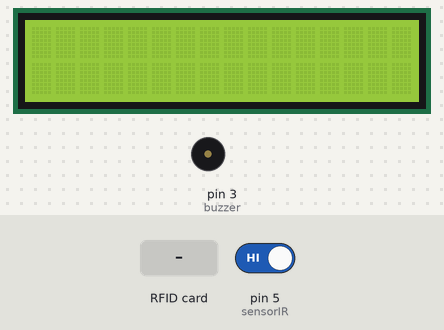
Bench run of a sketch on a simulated Arduino Uno, built with avr-gcc and run on an emulated ATmega328P. On the bench: 16×2 character LCD, buzzer (waves = sounding, pin HIGH). Inputs (shaded band) come from the test bench; at power-on: pin 5 (sensorIR) HIGH. Pins used as bus, display or sensor lines are not drawn; what the sketch prints to the serial monitor is not drawn.

Above: at 1.4 s.
1.5 s: RFID card 5E 7A 19 C4 held to the reader
At 1.9 s:
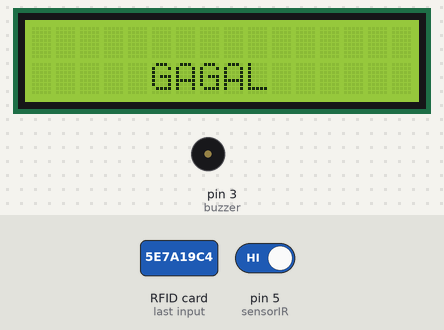
At 3.8 s:
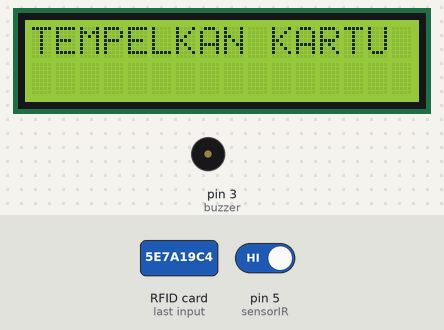
Timing chart, 0 to 5.3 s (numbered marks = the images above; inputs shaded):
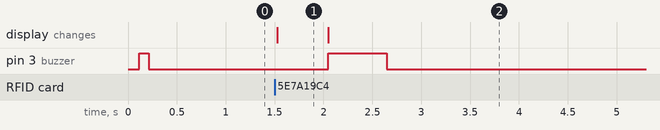

The sketch:

RFID_IR_LCD.ino
```cpp
#include<SPI.h>
#include<MFRC522.h>
#include<LiquidCrystal_I2C.h>
LiquidCrystal_I2C lcd(0x27, 16,2);

String uidString;

int buzzer=3;
int sensorIR=5;
int kunci=0;
#define SS_PIN 10.
#define RST_PIN 9
MFRC522 mfrc522 (SS_PIN,RST_PIN); //create MFRC522 instance

void setup() {
  Serial.begin(9600);
  lcd.begin();
  pinMode(buzzer,OUTPUT);
  pinMode(sensorIR,INPUT);
  SPI.begin();//intiate SPI Bus
  mfrc522.PCD_Init();
  bunyibuzzeroke();


}

void loop() {
int bacaIR=digitalRead(sensorIR);

 if(mfrc522.PICC_IsNewCardPresent() and kunci==0) {
  readRFID();
  Serial.print("TAG UID:");
  Serial.println(uidString);
  if(uidString=="74-81-110-174"){
    kunci=1;
   lcd.clear();
  lcd.setCursor(1,0); lcd.print("PALANG TERBUKA");
  Serial.println("BERHASIL");
  bunyibuzzeroke();
 }else{
  lcd.clear();
  lcd.setCursor(5,1); lcd.print("GAGAL");
  delay(500);
  Serial.println("GAGAL");
  lcd.clear();
  lcd.setCursor(0,0); lcd.print("TEMPELKAN KARTU");
  bunyibuzzergagal();

 }
}
//LOGIKA
if (bacaIR==0 and kunci==1){
lcd.clear();
lcd.setCursor(1,1); lcd.print("PALANG DITUTUP");
Serial.print("PALANG DITUTUP");
delay(1000);
Serial.println();
lcd.clear();
lcd.setCursor(1,0); lcd.print("SELAMAT DATANG");
Serial.print("SELAMAT DATANG");
delay(1000);
lcd.clear();
 lcd.setCursor(0,0); lcd.print("TEMPELKAN KARTU");

kunci=0;
}
}

void readRFID() {
  mfrc522.PICC_ReadCardSerial();

  //Pembatas bisa dirubah sesuai keinginan,disini yang digunakan "-"
  uidString=String(mfrc522.uid.uidByte[0]) + "-" +
            String(mfrc522.uid.uidByte[1]) + "-" +
            String(mfrc522.uid.uidByte[2]) + "-" +
            String(mfrc522.uid.uidByte[3]);
}

void bunyibuzzeroke(){
  digitalWrite(buzzer,HIGH);
  delay(100);
  digitalWrite(buzzer,LOW);


}

void bunyibuzzergagal(){
  digitalWrite(buzzer,HIGH);
  delay(600);
  digitalWrite(buzzer,LOW);
}
```

Measured:
- after the input at 1.5 s, pin 3 (buzzer): LOW → HIGH after 0.55 s, → LOW 0.60 s later; the display: changes at once (image 1)
- what the display in image 1 shows lasts 0.5 s, from 1.5 s to 2.0 s
